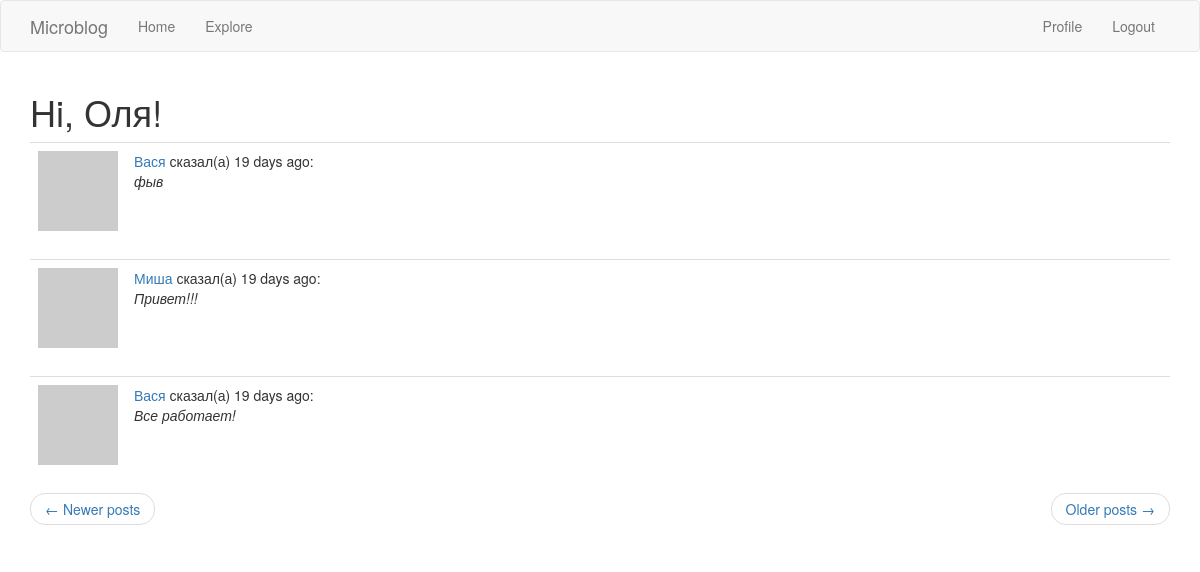
/explore?page=3 (signed in), run on the app's committed database.
### app/models.py (models this page shows, shortened)
class User(UserMixin, db.Model):
    id = db.Column(db.Integer, primary_key=True)
    username = db.Column(db.String(64), index=True, unique=True)
    email = db.Column(db.String(120), index=True, unique=True)
    password_hash = db.Column(db.String(128))
    posts = db.relationship('Post', backref='author', lazy='dynamic')
    about_me = db.Column(db.String(256))
    last_seen = db.Column(db.DateTime, default=datetime.utcnow)
    followed = db.relationship(
        'User', secondary=followers,
        primaryjoin=(followers.c.follower_id == id),
        secondaryjoin=(followers.c.followed_id == id),
        backref=db.backref('followers', lazy='dynamic'),
        lazy='dynamic'
    )
    def avatar(self, size):
        digest = md5(self.email.lower().encode('utf-8')).hexdigest()
        return 'https://www.gravatar.com/avatar/{0}?d=identicon&s={1}'.format(digest, size)

class Post(db.Model):
    id = db.Column(db.Integer, primary_key=True)
    body = db.Column(db.String(140))
    timestamp = db.Column(db.DateTime, index=True, default=datetime.utcnow)
    user_id = db.Column(db.Integer, db.ForeignKey('user.id'))

### app/main/routes.py (the view)
@bp.route('/explore')
@login_required
def explore():
    page = request.args.get('page', 1, type=int)
    posts = Post.query.order_by(Post.timestamp.desc()).paginate(
        page, current_app.config['POSTS_PER_PAGE'], False
    )
    next_url = url_for('main.explore', page=posts.next_num) if posts.has_next else None
    prev_url = url_for('main.explore', page=posts.prev_num) if posts.has_prev else None
    return render_template('index.html', title='Explore', form=None,
                           posts=posts.items, next_url=next_url, prev_url=prev_url)

### app/main/routes.py (called while the page is built)
@bp.before_request
def before_request():
    if current_user.is_authenticated:
        current_user.last_seen = datetime.utcnow()
        db.session.commit()

### app/models.py (called while the page is built)
@login.user_loader
def load_user(id):
    return User.query.get(int(id))

### app/templates/index.html (shortened to what this page needs)
{% extends "base.html" %}
{% import 'bootstrap/wtf.html' as wtf %}
{% block app_content %}
    <h1>Hi, {{ current_user.username }}!</h1>
    {% for post in posts %}
        {% include '_post.html' %}
    {% endfor %}
    <nav aria-label="...">
        <ul class="pager">
            <li class="previous{% if not prev_url %} disabled{% endif %}">
                <a href="{{ prev_url or '#' }}">
                    <span aria-hidden="true">&larr;</span> Newer posts
                </a>
            </li>
            <li class="next{% if not next_url %} disabled{% endif %}">
                <a href="{{ next_url or '#' }}">
                    Older posts <span aria-hidden="true">&rarr;</span>
                </a>
            </li>
        </ul>
    </nav>
{% endblock %}

### app/templates/_post.html
<table class="table table-hover">
    <tr>
        <td width="64px">
            <a href="{{ url_for('main.user', username=post.author.username) }}">
                <img src="{{ post.author.avatar(64) }}" />
            </a>
        </td>
        <td>
            <a href="{{ url_for('main.user', username=post.author.username) }}">
                {{ post.author.username }}
            </a>
            сказал(а) {{ moment(post.timestamp).fromNow() }}:
            <br>
            <i>{{ post.body }}</i>
        </td>
    </tr>
</table>

### data on the page
User: username "Оля"
Post: author.username "Вася", timestamp "19 days ago", body "фыв"
Post: author.username "Миша", timestamp "19 days ago", body "Привет!!!"
Post: author.username "Вася", timestamp "19 days ago", body "Все работает!"
